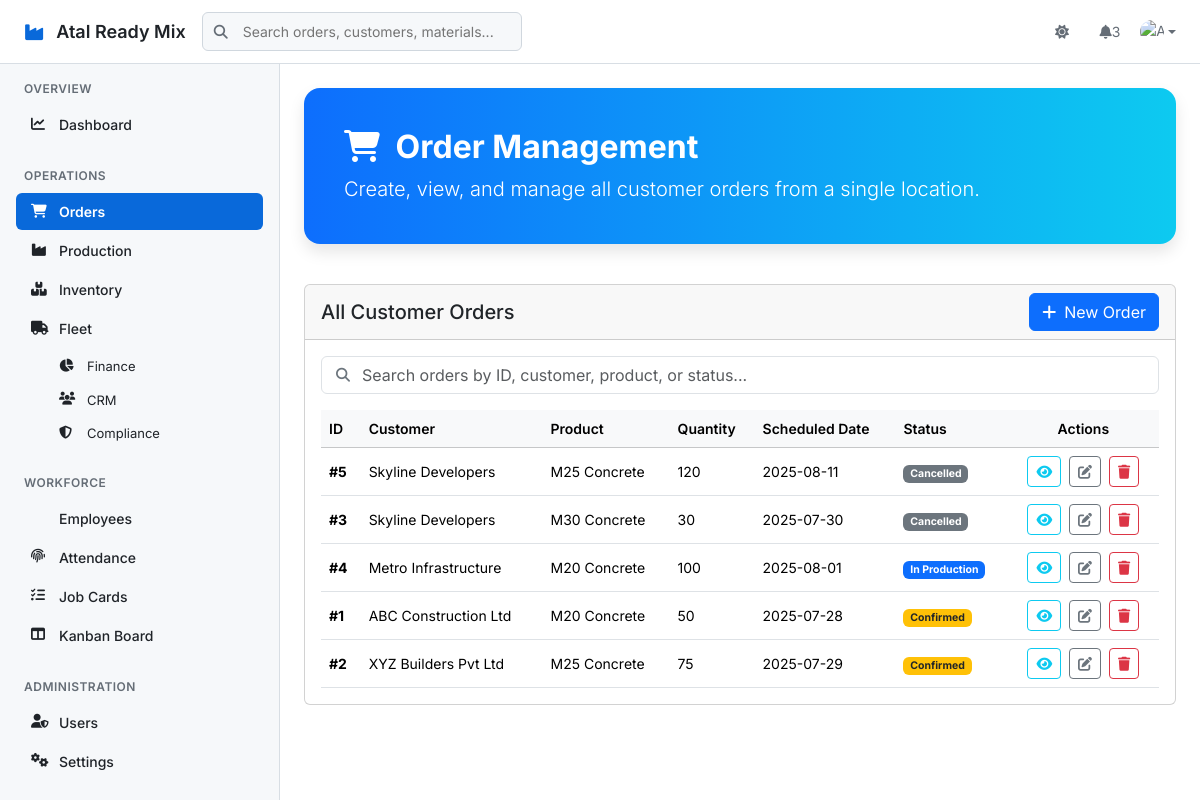
The app's page /erp/orders (signed in), older data.
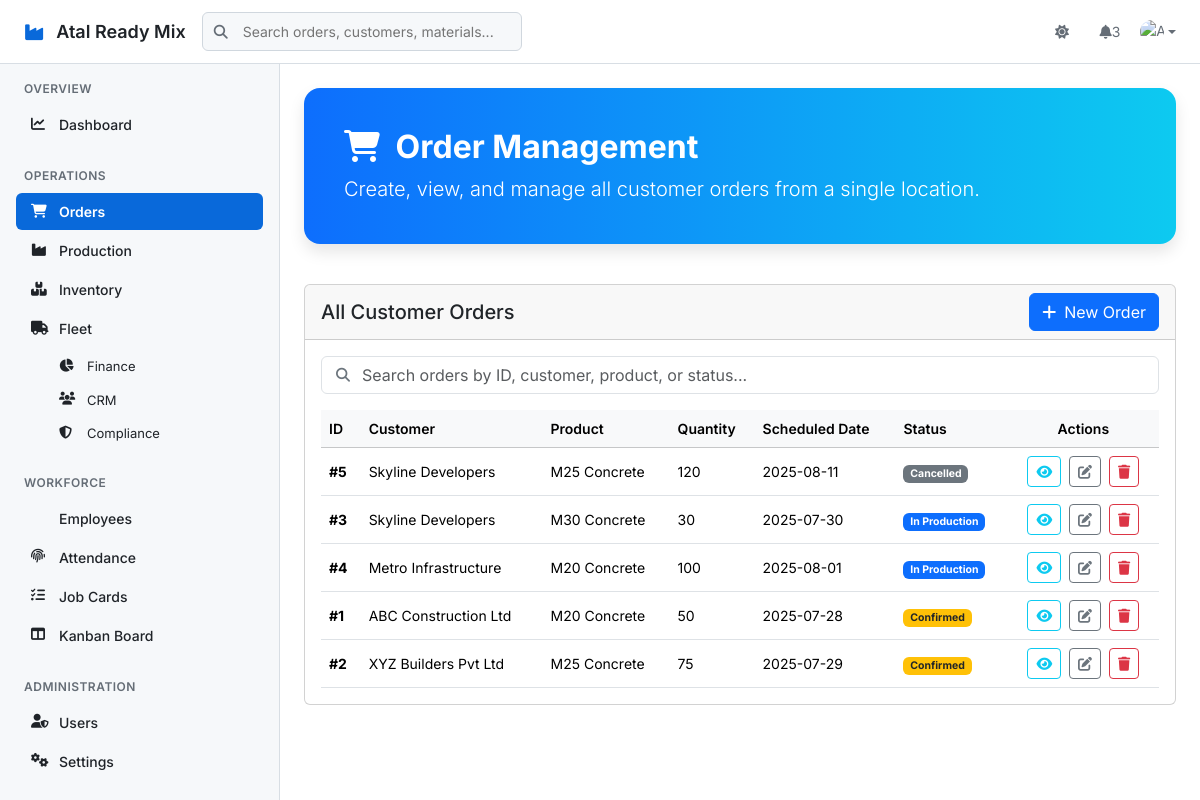
The same page, newer data.
### tables this page shows
CREATE TABLE Orders (
    OrderID INTEGER PRIMARY KEY AUTOINCREMENT,
    CustomerID INTEGER,
    ProductID INTEGER,
    Quantity INTEGER,
    OrderDate DATE,
    DeliverySite TEXT,
    ScheduledDate DATE,
    Status TEXT,
    CreatedBy INTEGER,
    FOREIGN KEY (CustomerID) REFERENCES Customers(CustomerID),
    FOREIGN KEY (ProductID) REFERENCES Products(ProductID),
    FOREIGN KEY (CreatedBy) REFERENCES Users(UserID)
);

CREATE TABLE Customers (
    CustomerID INTEGER PRIMARY KEY AUTOINCREMENT,
    CustomerName TEXT,
    Address TEXT,
    Phone TEXT,
    Email TEXT
);

CREATE TABLE Products (
    ProductID INTEGER PRIMARY KEY AUTOINCREMENT,
    ProductName TEXT NOT NULL,
    Description TEXT,
    Unit TEXT,
    MixDesign TEXT
);

### app.py (the view)
@app.route('/erp/orders')
@login_required
def erp_orders():
    conn = get_db_connection()
    orders = conn.execute('SELECT o.*, c.CustomerName, p.ProductName FROM Orders o JOIN Customers c ON o.CustomerID = c.CustomerID JOIN Products p ON o.ProductID = p.ProductID ORDER BY o.OrderDate DESC').fetchall()
    conn.close()
    return render_template('erp/orders.html', orders=orders)

### app.py (called while the page is built)
def get_db_connection():
    conn = sqlite3.connect(DATABASE, timeout=10)
    conn.row_factory = sqlite3.Row
    return conn

def login_required(f):
    @wraps(f)
    def decorated_function(*args, **kwargs):
        if 'user_id' not in session:
            return redirect(url_for('login'))
        return f(*args, **kwargs)
    return decorated_function

### templates/erp/orders.html (shortened to what this page needs)
{% extends "base.html" %}
{% block content %}
<div class="main-header">
    <h2><i class="fas fa-shopping-cart me-2"></i> Order Management</h2>
    <p class="lead mb-0">Create, view, and manage all customer orders from a single location.</p>
</div>
<div class="row">
    <div class="col-12">
        <div class="card">
            <div class="card-header d-flex justify-content-between align-items-center">
                <h5 class="mb-0">All Customer Orders</h5>
                <a href="{{ url_for('erp_new_order') }}" class="btn btn-primary"><i class="fas fa-plus me-2"></i>New Order</a>
            </div>
            <div class="card-body">
                <div class="mb-3 search-bar">
                    <i class="fas fa-search"></i>
                    <input type="text" id="orderSearch" class="form-control" placeholder="Search orders by ID, customer, product, or status...">
                </div>
                <div class="table-responsive">
                    <table class="table table-hover mb-0">
                        <thead class="table-light">
                            <tr>
                                <th>ID</th>
                                <th>Customer</th>
                                <th>Product</th>
                                <th>Quantity</th>
                                <th>Scheduled Date</th>
                                <th>Status</th>
                                <th class="text-center">Actions</th>
                            </tr>
                        </thead>
                        <tbody id="ordersTableBody">
                            {% for order in orders %}
                            <tr>
                                <td><strong>#{{ order.OrderID }}</strong></td>
                                <td>{{ order.CustomerName }}</td>
                                <td>{{ order.ProductName }}</td>
                                <td>{{ order.Quantity }}</td>
                                <td>{{ order.ScheduledDate }}</td>
                                <td>
                                    <span class="badge bg-{% if order.Status == 'Confirmed' %}warning text-dark{% elif order.Status == 'Delivered' %}success{% elif order.Status == 'In Production' %}primary{% else %}secondary{% endif %}">
                                        {{ order.Status }}
                                    </span>
                                </td>
                                <td class="text-center action-buttons">
                                    <a href="{{ url_for('erp_view_order', order_id=order.OrderID) }}" class="btn btn-sm btn-outline-info" data-bs-toggle="tooltip" title="View Details"><i class="fas fa-eye"></i></a>
                                    <a href="{{ url_for('erp_edit_order', order_id=order.OrderID) }}" class="btn btn-sm btn-outline-secondary" data-bs-toggle="tooltip" title="Edit Order"><i class="fas fa-edit"></i></a>
                                    <button type="button" class="btn btn-sm btn-outline-danger delete-btn"
                                            data-order-id="{{ order.OrderID }}"
                                            data-customer-name="{{ order.CustomerName }}"
                                            title="Delete Order">
                                        <i class="fas fa-trash"></i>
                                    </button>
                                </td>
                            </tr>
                            {% endfor %}
                        </tbody>
                    </table>
                </div>
            </div>
        </div>
    </div>
</div>
{% endblock %}

Row changes from the older to the newer data that the page shows:
changed Orders "M30 Concrete": Status "Cancelled" → "In Production"
